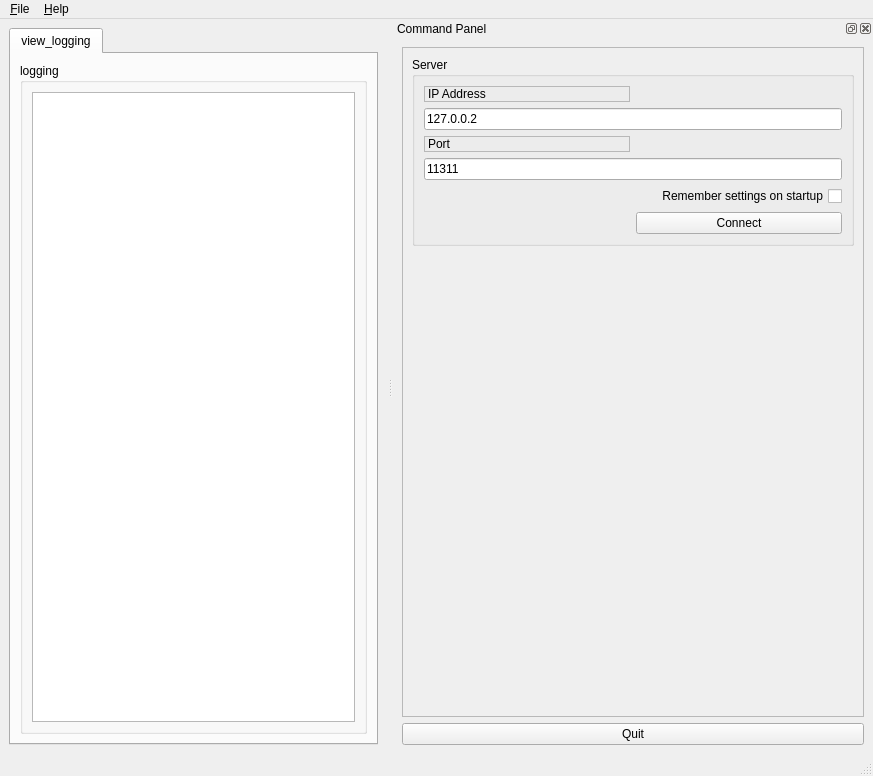
<?xml version="1.0" encoding="UTF-8"?>
<ui version="4.0">
 <class>MainWindow_</class>
 <widget class="QMainWindow" name="MainWindow_">
  <property name="geometry">
   <rect>
    <x>0</x>
    <y>0</y>
    <width>873</width>
    <height>776</height>
   </rect>
  </property>
  <property name="windowTitle">
   <string>Demo Server</string>
  </property>
  <property name="windowIcon">
   <iconset resource="../../resources/images.qrc">
    <normaloff>:/images/icon.png</normaloff>:/images/icon.png</iconset>
  </property>
  <property name="locale">
   <locale language="English" country="UnitedStates"/>
  </property>
  <widget class="QWidget" name="centralwidget">
   <layout class="QHBoxLayout">
    <item>
     <widget class="QTabWidget" name="tab_manager">
      <property name="minimumSize">
       <size>
        <width>100</width>
        <height>0</height>
       </size>
      </property>
      <property name="locale">
       <locale language="English" country="UnitedStates"/>
      </property>
      <property name="currentIndex">
       <number>0</number>
      </property>
      <widget class="QWidget" name="tab_2">
       <attribute name="title">
        <string>view_logging</string>
       </attribute>
       <layout class="QVBoxLayout" name="verticalLayout_6">
        <item>
         <widget class="QGroupBox" name="groupBox_image_2">
          <property name="title">
           <string>logging</string>
          </property>
          <layout class="QGridLayout" name="gridLayout_2">
           <item row="4" column="0" rowspan="3" colspan="2">
            <widget class="QListView" name="logView">
             <property name="enabled">
              <bool>true</bool>
             </property>
             <property name="sizePolicy">
              <sizepolicy hsizetype="Expanding" vsizetype="Expanding">
               <horstretch>0</horstretch>
               <verstretch>0</verstretch>
              </sizepolicy>
             </property>
            </widget>
           </item>
          </layout>
         </widget>
        </item>
       </layout>
      </widget>
     </widget>
    </item>
   </layout>
  </widget>
  <widget class="QMenuBar" name="menubar">
   <property name="geometry">
    <rect>
     <x>0</x>
     <y>0</y>
     <width>873</width>
     <height>26</height>
    </rect>
   </property>
   <widget class="QMenu" name="menu_File">
    <property name="title">
     <string>&amp;Help</string>
    </property>
    <addaction name="action_Preferences"/>
    <addaction name="separator"/>
    <addaction name="action_About"/>
    <addaction name="separator"/>
   </widget>
   <widget class="QMenu" name="menuDemo_App">
    <property name="title">
     <string>&amp;File</string>
    </property>
    <addaction name="actionOpen"/>
    <addaction name="action_Quit"/>
   </widget>
   <addaction name="menuDemo_App"/>
   <addaction name="menu_File"/>
  </widget>
  <widget class="QStatusBar" name="statusbar"/>
  <widget class="QDockWidget" name="dock_status">
   <property name="sizePolicy">
    <sizepolicy hsizetype="Minimum" vsizetype="Preferred">
     <horstretch>0</horstretch>
     <verstretch>0</verstretch>
    </sizepolicy>
   </property>
   <property name="minimumSize">
    <size>
     <width>480</width>
     <height>680</height>
    </size>
   </property>
   <property name="allowedAreas">
    <set>Qt::RightDockWidgetArea</set>
   </property>
   <property name="windowTitle">
    <string>Command Panel</string>
   </property>
   <attribute name="dockWidgetArea">
    <number>2</number>
   </attribute>
   <widget class="QWidget" name="dockWidgetContents_2">
    <layout class="QVBoxLayout" name="verticalLayout">
     <item>
      <widget class="QFrame" name="frame">
       <property name="sizePolicy">
        <sizepolicy hsizetype="Minimum" vsizetype="Preferred">
         <horstretch>0</horstretch>
         <verstretch>0</verstretch>
        </sizepolicy>
       </property>
       <property name="frameShape">
        <enum>QFrame::StyledPanel</enum>
       </property>
       <property name="frameShadow">
        <enum>QFrame::Raised</enum>
       </property>
       <layout class="QVBoxLayout" name="verticalLayout_3">
        <item>
         <widget class="QGroupBox" name="groupBox">
          <property name="title">
           <string>Server</string>
          </property>
          <layout class="QGridLayout" name="gridLayout">
           <item row="2" column="0">
            <widget class="QLabel" name="label_ip_port">
             <property name="frameShape">
              <enum>QFrame::StyledPanel</enum>
             </property>
             <property name="frameShadow">
              <enum>QFrame::Raised</enum>
             </property>
             <property name="text">
              <string>Port</string>
             </property>
            </widget>
           </item>
           <item row="5" column="1">
            <widget class="QPushButton" name="connect_button">
             <property name="enabled">
              <bool>true</bool>
             </property>
             <property name="sizePolicy">
              <sizepolicy hsizetype="MinimumExpanding" vsizetype="Fixed">
               <horstretch>0</horstretch>
               <verstretch>0</verstretch>
              </sizepolicy>
             </property>
             <property name="toolTip">
              <string>&lt;html&gt;&lt;head/&gt;&lt;body&gt;&lt;p&gt;Bind a new socket to specified ip and port.&lt;/p&gt;&lt;/body&gt;&lt;/html&gt;</string>
             </property>
             <property name="statusTip">
              <string>Clear all waypoints and set the target to the current joint trajectory state.</string>
             </property>
             <property name="text">
              <string>Connect</string>
             </property>
            </widget>
           </item>
           <item row="5" column="0">
            <spacer name="horizontalSpacer">
             <property name="orientation">
              <enum>Qt::Horizontal</enum>
             </property>
             <property name="sizeHint" stdset="0">
              <size>
               <width>170</width>
               <height>21</height>
              </size>
             </property>
            </spacer>
           </item>
           <item row="4" column="0" colspan="2">
            <widget class="QCheckBox" name="checkbox_remember_settings">
             <property name="layoutDirection">
              <enum>Qt::RightToLeft</enum>
             </property>
             <property name="text">
              <string>Remember settings on startup</string>
             </property>
            </widget>
           </item>
           <item row="3" column="0" colspan="2">
            <widget class="QLineEdit" name="line_edit_port">
             <property name="enabled">
              <bool>true</bool>
             </property>
             <property name="text">
              <string>11311</string>
             </property>
            </widget>
           </item>
           <item row="1" column="0" colspan="2">
            <widget class="QLineEdit" name="line_edit_addr">
             <property name="enabled">
              <bool>true</bool>
             </property>
             <property name="text">
              <string>127.0.0.2</string>
             </property>
            </widget>
           </item>
           <item row="0" column="0">
            <widget class="QLabel" name="label_ip_addr">
             <property name="frameShape">
              <enum>QFrame::StyledPanel</enum>
             </property>
             <property name="frameShadow">
              <enum>QFrame::Raised</enum>
             </property>
             <property name="text">
              <string>IP Address</string>
             </property>
            </widget>
           </item>
          </layout>
         </widget>
        </item>
        <item>
         <spacer name="verticalSpacer_3">
          <property name="orientation">
           <enum>Qt::Vertical</enum>
          </property>
          <property name="sizeHint" stdset="0">
           <size>
            <width>20</width>
            <height>233</height>
           </size>
          </property>
         </spacer>
        </item>
       </layout>
      </widget>
     </item>
     <item>
      <widget class="QPushButton" name="quit_button">
       <property name="sizePolicy">
        <sizepolicy hsizetype="MinimumExpanding" vsizetype="Fixed">
         <horstretch>0</horstretch>
         <verstretch>0</verstretch>
        </sizepolicy>
       </property>
       <property name="text">
        <string>Quit</string>
       </property>
      </widget>
     </item>
    </layout>
   </widget>
  </widget>
  <action name="action_Quit">
   <property name="text">
    <string>&amp;Quit</string>
   </property>
   <property name="shortcut">
    <string>Ctrl+Q</string>
   </property>
   <property name="shortcutContext">
    <enum>Qt::ApplicationShortcut</enum>
   </property>
  </action>
  <action name="action_Preferences">
   <property name="text">
    <string>&amp;Preferences</string>
   </property>
  </action>
  <action name="action_About">
   <property name="text">
    <string>&amp;About</string>
   </property>
  </action>
  <action name="actionOpen">
   <property name="text">
    <string>&amp;Open</string>
   </property>
  </action>
  <action name="actionClose">
   <property name="text">
    <string>&amp;Close</string>
   </property>
  </action>
 </widget>
 <resources>
  <include location="../../resources/images.qrc"/>
 </resources>
 <connections/>
</ui>
